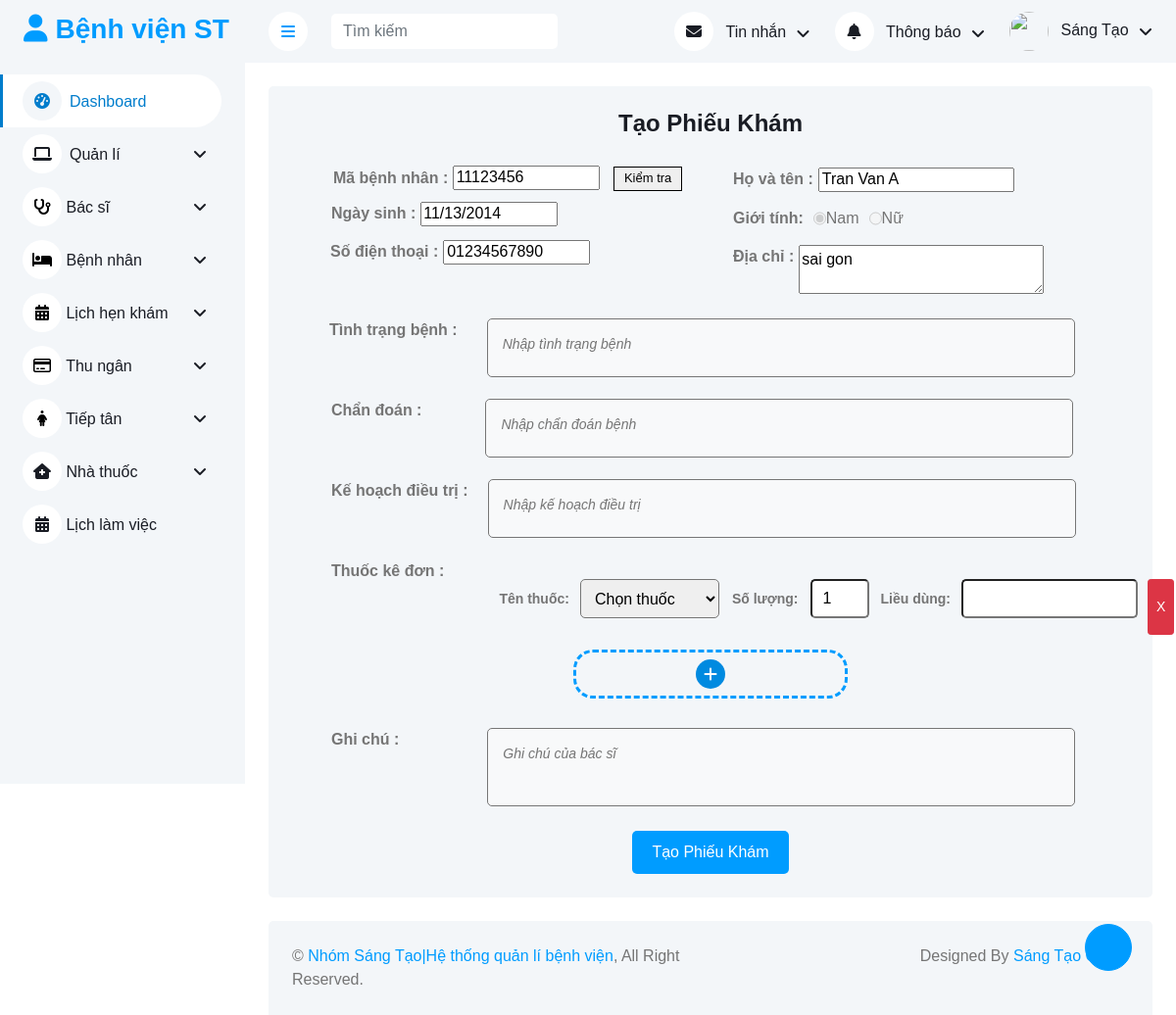
The app's page /admin/index.php?quanli=tao-phieu-kham&idht=11123456 with its own data.
### tables this page shows
CREATE TABLE `benhnhan` (
  `maBenhNhan` int(11) NOT NULL,
  `tenBenhNhan` varchar(100) NOT NULL,
  `namSinh` date NOT NULL,
  `gioitinh` enum('Nam','Nữ','Tùy chỉnh') NOT NULL,
  `diaChi` text DEFAULT NULL,
  `sdt` varchar(11) NOT NULL,
  `maBHYT` varchar(15) DEFAULT NULL,
  `maPhieuKham` varchar(10) DEFAULT NULL
);

### admin/xuly/clsquantri.php (the view, shortened to what this page needs)
<?php
    class quantri extends benhvien
    {
            public function chonthuoc($sql) {
                echo '<select class="medicine-name" name="tenThuoc[]" onchange="updateLieuDung(this)">
                        <option value="" selected>Chọn thuốc</option>';
                echo '</select>';
            }
        public function laymabenhnhan($sql){
            $link = $this->connect();
            $ketqua = mysqli_query($link, $sql);
            $i = mysqli_num_rows($ketqua);
            if ($i > 0) {
                $row = mysqli_fetch_assoc($ketqua);
                $mabenhnhan = $row["maBenhNhan"];
                $tenBenhNhan = $row["tenBenhNhan"];
                $namSinh = $row["namSinh"];
                $gioiTinh = $row["gioitinh"];
                $sodienthoai = $row["sdt"];
                $diaChi = $row["diaChi"];
                echo '<div id="phieukham__mabn"><span>Mã bệnh nhân :</span>
                    <input name="txtmabenhnhan" id="txtmabenhnhan" type="text" value="'.$mabenhnhan.'">
                    <button type="button" id="checkPatient">Kiểm tra</button>
                    <span id="checkResult"></span>
                </div>
                <div id="phieukham__hoten"><span>Họ và tên :</span>
                    <input name="txttenbenhnhan" id="txttenbenhnhan" type="text" value="'.$tenBenhNhan.'" readonly>
                </div>
                <div id="phieukham__ngaysinh"><span>Ngày sinh :</span>
                    <input name="txtngaysinh" id="txtngaysinh" type="date" value="'.$namSinh.'" readonly>
                </div>
                <div id="phieukham__gioitinh">
                    <span>Giới tính:</span>
                    <input type="radio" id="nam" name="gioitinh" value="Nam" '.($gioiTinh == 'Nam' ? 'checked' : '').' disabled>
                    <label for="nam">Nam</label>
                    <input type="radio" id="nu" name="gioitinh" value="Nữ" '.($gioiTinh == 'Nữ' ? 'checked' : '').' disabled>
                    <label for="nu">Nữ</label>
                </div>
                <div id="phieukham__sodienthoai"><span>Số điện thoại :</span>
                    <input name="txtsdt" id="txtsdt" type="number" value="'.$sodienthoai.'" readonly>
                </div>
                <div id="phieukham__diachi"><span>Địa chỉ :</span>
                    <textarea name="txtdiachi" id="txtdiachi" readonly>'.$diaChi.'</textarea>
                </div>';
            } else {
                echo 'Không có dữ liệu';
            }
        }
    }
?>

### admin/css/style_admin.css (style rules this page uses)
:root { --primary: #007dcc; --light: #F3F6F9; --dark: #191C24; }

### admin/css/styleContent.css (style rules this page uses)
.taoPhieuKham .danhsach__thongtin span { font-weight: bold; }
.taoPhieuKham #phieukham__mabn { margin-left: 20px; width: 400px; display: block; }
.taoPhieuKham #phieukham__mabn input { width: 150px; height: 25px; }
.taoPhieuKham #phieukham__mabn input::placeholder { font-size: 14px; font-style: italic; text-align: center; }
.taoPhieuKham #phieukham__hoten input { width: 200px; margin-left: 5px; height: 25px; }
.taoPhieuKham #phieukham__hoten input::placeholder { font-size: 14px; font-style: italic; text-align: center; }
.taoPhieuKham #phieukham__ngaysinh input { width: 140px; margin-left: 5px; height: 25px; }
.taoPhieuKham #phieukham__gioitinh input { margin-left: 10px; }
.taoPhieuKham #phieukham__sodienthoai input { width: 150px; margin-left: 5px; height: 25px; }
.taoPhieuKham #phieukham__sodienthoai input::placeholder { font-size: 14px; font-style: italic; text-align: center; }
.taoPhieuKham #phieukham__diachi textarea { width: 250px; margin-left: 5px; height: 50px; }
.taoPhieuKham #phieukham__diachi textarea::placeholder { font-size: 14px; font-style: italic; }
.taoPhieuKham #phieukham__hoten { display: flex; width: 300px; margin-top: -24px; margin-left: 450px; }
#phieukham__ngaysinh { display: flex; width: 250px; margin-left: 40px; margin-top: 10px; }
#phieukham__gioitinh { display: flex; width: 300px; margin-top: -38px; margin-left: 450px; margin-top: -20px; }
#phieukham__sodienthoai { display: flex; width: 300px; margin-left: 39px; margin-top: -10px; margin-top: 10px; }
#phieukham__diachi { display: flex; width: 450px; margin-top: -38px; margin-left: 450px; margin-top: -20px; }
.danhsach__thongtin textarea::placeholder { padding: 5px; font-size: 14px; font-style: italic; }
.medicine-name { width: 220px; height: 40px; padding: 10px; border-radius: 5px; }
#checkPatient { width: 70px; border: 1px solid black; margin-left: 10px; height: 25px; font-size: 13px; }

### records on screen
benhnhan: txtmabenhnhan "11123456", txttenbenhnhan "Tran Van A", txtngaysinh "11/13/2014", gioitinh "☑ Nam", gioitinh "☐ Nữ", txtsdt "01234567890", txtdiachi "sai gon"
